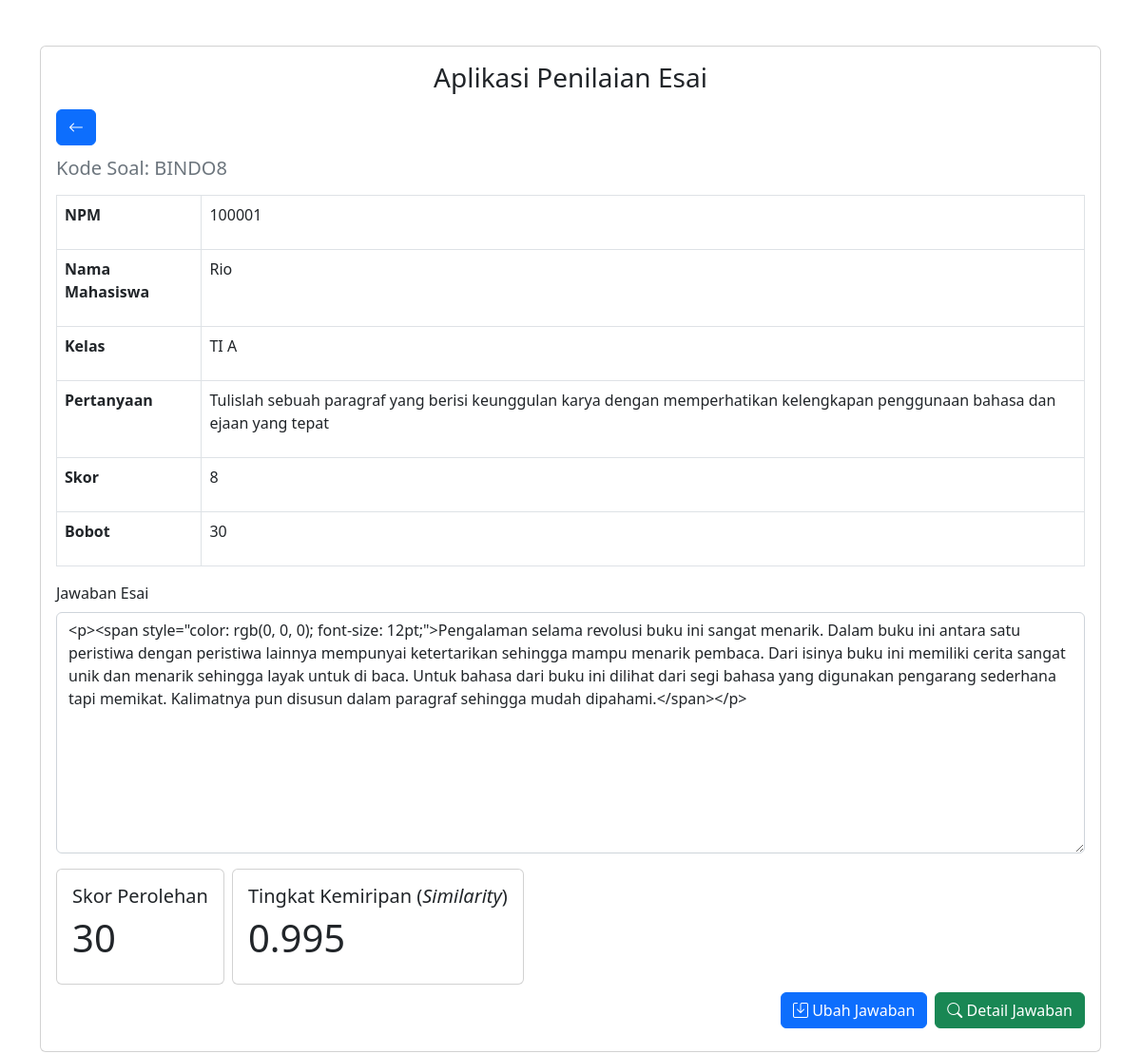
The page /essay_scoring_view/BINDO8/100001 on the database its author committed.
### tables this page shows
CREATE TABLE `mahasiswa` (
  `npm` varchar(8) NOT NULL,
  `nama_mahasiswa` varchar(50) NOT NULL,
  `kelas` varchar(30) NOT NULL,
  `program_studi` varchar(30) NOT NULL
);

CREATE TABLE `soal_esai` (
  `kd_soal` varchar(6) NOT NULL,
  `kd_matkul` varchar(6) NOT NULL,
  `soal` text NOT NULL,
  `skor` int(1) NOT NULL,
  `bobot` int(3) NOT NULL,
  `kunci_jawaban` text NOT NULL
);

CREATE TABLE `jawaban_mahasiswa` (
  `id_jawaban` int(11) NOT NULL,
  `kd_jawaban` varchar(8) NOT NULL,
  `kd_soal` varchar(6) NOT NULL,
  `npm` int(8) NOT NULL,
  `nama_mahasiswa` varchar(50) NOT NULL,
  `jawaban` text NOT NULL
);

CREATE TABLE `hasil_algoritma` (
  `id_hasil` int(11) NOT NULL,
  `kd_jawaban` varchar(8) NOT NULL,
  `pre_processing_jawaban` text NOT NULL,
  `pre_processing_kj` text NOT NULL,
  `tokenisasi_jawaban` text NOT NULL,
  `tokenisasi_kj` text NOT NULL,
  `hashing_jawaban` text NOT NULL,
  `hashing_kj` text NOT NULL,
  `winnowing_jawaban` text NOT NULL,
  `winnowing_kj` text NOT NULL,
  `similarity` text NOT NULL,
  `skor` text NOT NULL
);

### application/controllers/Essay.php (called while the page is built, shortened)
<?php
class Essay extends CI_Controller
{
    protected $hasil_algoritma = array();
    public function __construct()
    {
        $this->load->model('essay_model');
        $this->load->helper('url');
    }
    public function essay_scoring_view($kd_soal, $npm)
    {
        $this->soal_matakuliah = $this->essay_model->show_data('soal, skor, bobot, kunci_jawaban', 'soal_esai', ['kd_soal' => $kd_soal]);
        $this->data_mahasiswa = $this->essay_model->show_data('npm, nama_mahasiswa, kelas', 'mahasiswa', ['npm' => $npm]);
        $this->jawaban_essay = $this->essay_model->show_data('kd_jawaban, jawaban', 'jawaban_mahasiswa', ['kd_soal' => $kd_soal, 'npm' => $npm]);
        if (count($this->jawaban_essay) !== 0) {
            $this->hasil_algoritma = $this->essay_model->show_data('kd_jawaban, pre_processing_jawaban, pre_processing_kj, tokenisasi_jawaban, tokenisasi_kj, hashing_jawaban, hashing_kj, winnowing_jawaban, winnowing_kj, similarity, skor', 'hasil_algoritma', ['kd_jawaban' => $this->jawaban_essay[0]->kd_jawaban]);
        }
        $this->load->view('template/header');
        $this->load->view('essay_scoring_view', ['kd_soal' => $kd_soal, 'mahasiswa' => $this->data_mahasiswa, 'jawaban' => $this->jawaban_essay, 'soal' => $this->soal_matakuliah, 'hasil' => $this->hasil_algoritma]);
        $this->load->view('template/footer');
    }
}

### index.php (called while the page is built, shortened)
<?php
require_once BASEPATH.'core/CodeIgniter.php';

### application/models/Essay_model.php (called while the page is built, shortened)
<?php
class Essay_model extends CI_Model
{
    public function show_data(string $column, string $table, array $param = null)
    {
        $this->db->select($column);
        if (!is_null($param)) {
            $query = $this->db->get_where($table, $param);
        } else {
            $query = $this->db->get($table);
        }
        return $query->result();
    }
}

### application/views/essay_scoring_view.php (the view, shortened to what this page needs)
<a href="<?= base_url('mahasiswa_view/' . $kd_soal); ?>" class="btn btn-primary mb-3"> <i class="bi bi-arrow-left"></i></a>
<h5 class="card-subtitle text-muted">Kode Soal: <?= $kd_soal; ?></h5>
<table class="table table-bordered mt-3">
    <tbody>
        <tr>
            <td>
                <p class="fw-bold">NPM</p>
            </td>
            <td>
                <p><?= $mahasiswa[0]->npm; ?></p>
            </td>
        </tr>
        <tr>
            <td>
                <p class="fw-bold">Nama Mahasiswa</p>
            </td>
            <td>
                <p><?= $mahasiswa[0]->nama_mahasiswa; ?></p>
            </td>
        </tr>
        <tr>
            <td>
                <p class="fw-bold">Kelas</p>
            </td>
            <td>
                <p><?= $mahasiswa[0]->kelas; ?></p>
            </td>
        </tr>
        <tr>
            <td>
                <p class="fw-bold">Pertanyaan</p>
            </td>
            <td>
                <p><?= $soal[0]->soal; ?></p>
            </td>
        </tr>
        <tr>
            <td>
                <p class="fw-bold">Skor</p>
            </td>
            <td>
                <p><?= $soal[0]->skor; ?></p>
            </td>
        </tr>
        <tr>
            <td>
                <p class="fw-bold">Bobot</p>
            </td>
            <td>
                <p><?= $soal[0]->bobot; ?></p>
            </td>
        </tr>
    </tbody>
</table>
<form action="<?= count($jawaban) === 0 ? base_url('input_jawaban') : base_url('update_jawaban') . '/' . $mahasiswa[0]->npm . '/' .  $jawaban[0]->kd_jawaban; ?>" method="post">
    <label class="form-label" for="textarea_essay">Jawaban Esai</label>
    <textarea name="input_jawaban" id="textarea_essay" class="form-control mb-3" cols="50" rows="10"><?= $jawaban[0]->jawaban ?? ''; ?>
    </textarea>
    <?php
    if (count($jawaban) > 0) {
    ?>
        <div class="d-grid gap-2 mt-3 d-md-flex">
            <div class="card">
                <div class="card-body">
                    <div class="card-title">
                        <h5>Skor Perolehan</h5>
                        <h1><?= ($hasil[0]->skor) / $soal[0]->skor * $soal[0]->bobot; ?></h1>
                    </div>
                </div>
            </div>
            <div class="card">
                <div class="card-body">
                    <div class="card-title">
                        <h5>Tingkat Kemiripan (<i>Similarity</i>)</h5>
                        <h1><?= number_format((float)$hasil[0]->similarity, 3, '.', ''); ?></h1>
                    </div>
                </div>
            </div>
        </div>
        <div class="d-grid gap-2 d-md-flex justify-content-md-end">
            <button class="btn btn-primary my-2" type="submit" id="updateJawabanButton"> <i class="bi bi-save"></i> Ubah Jawaban</button>
            <button class="btn btn-success my-2" type="button" data-bs-toggle="modal" data-bs-target="#detailNilai"><i class="bi bi-search"></i> Detail Jawaban</button>
        <?php
    } else {
        ?>
            <div class="d-grid d-md-flex justify-content-md-end">
                <button class="btn btn-primary my-2" type="submit"><i class="bi bi-floppy me-1"></i> Simpan Jawaban</button>
            </div>
        <?php
    }
        ?>
        </div>
</form>

### rows shown on the page
mahasiswa: npm "100001", nama_mahasiswa "Rio", kelas "TI A"
soal_esai: soal "Tulislah sebuah paragraf yang berisi keunggulan karya dengan memperhatikan kelengkapan penggunaan bahasa dan ejaan yang tepat", skor "8", bobot "30"
jawaban_mahasiswa: input_jawaban "<p><span style=\"color: rgb(0, 0, 0); font-size: 12pt;\">Pengalaman selama revolusi buku ini sangat menarik. Dalam buku ini antara satu peristiwa dengan peristiwa lainnya mempunyai ketertarikan sehingga mampu menarik pembaca. Dari isinya buku ini memiliki cerita sangat unik dan menarik sehingga layak untuk di baca. Untuk bahasa dari buku ini dilihat dari segi bahasa yang digunakan pengarang sederhana tapi memikat. Kalimatnya pun disusun dalam paragraf sehingga mudah dipahami.</span></p>"
hasil_algoritma: ($hasil[0]->skor)/$soal[0]->skor*$soal[0]->bobot "30", similarity "0.995"

### other values the page prints
$kd_soal "BINDO8"
